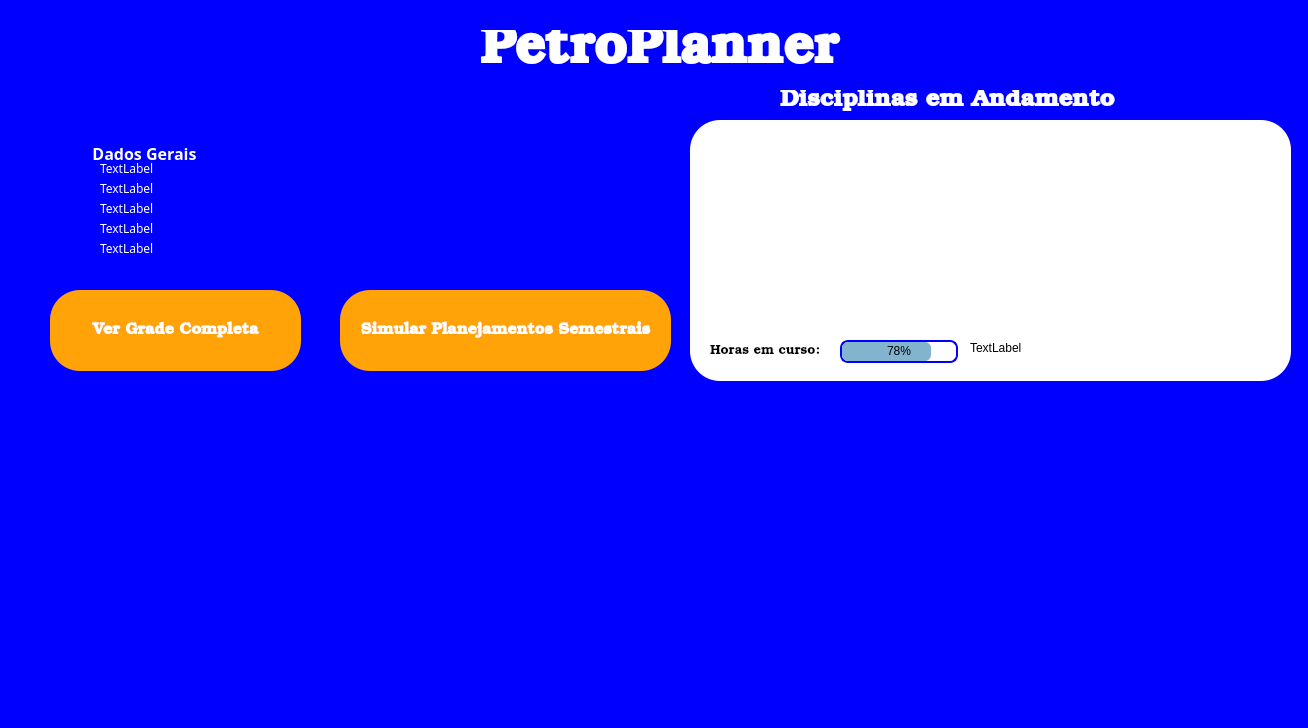
<?xml version="1.0" encoding="UTF-8"?>
<ui version="4.0">
 <class>TelaInicial</class>
 <widget class="QMainWindow" name="TelaInicial">
  <property name="geometry">
   <rect>
    <x>0</x>
    <y>0</y>
    <width>1308</width>
    <height>728</height>
   </rect>
  </property>
  <property name="font">
   <font>
    <family>Arial</family>
    <bold>true</bold>
   </font>
  </property>
  <property name="windowTitle">
   <string>TelaInicial</string>
  </property>
  <property name="autoFillBackground">
   <bool>false</bool>
  </property>
  <property name="styleSheet">
   <string notr="true">background-color: blue;</string>
  </property>
  <widget class="QWidget" name="centralwidget">
   <property name="styleSheet">
    <string notr="true">w</string>
   </property>
   <widget class="QPushButton" name="botaoVerGradeCompleta">
    <property name="geometry">
     <rect>
      <x>50</x>
      <y>290</y>
      <width>251</width>
      <height>81</height>
     </rect>
    </property>
    <property name="font">
     <font>
      <family>Bookman Old Style</family>
      <pointsize>12</pointsize>
      <bold>true</bold>
     </font>
    </property>
    <property name="toolTipDuration">
     <number>-4</number>
    </property>
    <property name="styleSheet">
     <string notr="true">background-color: #ffa308; color: white; border-radius: 30px;</string>
    </property>
    <property name="text">
     <string>Ver Grade Completa</string>
    </property>
   </widget>
   <widget class="QGroupBox" name="groupBoxInfoAluno">
    <property name="geometry">
     <rect>
      <x>90</x>
      <y>140</y>
      <width>541</width>
      <height>141</height>
     </rect>
    </property>
    <property name="font">
     <font>
      <family>Book Antiqua</family>
      <pointsize>12</pointsize>
      <italic>false</italic>
      <bold>true</bold>
     </font>
    </property>
    <property name="layoutDirection">
     <enum>Qt::LayoutDirection::LeftToRight</enum>
    </property>
    <property name="styleSheet">
     <string notr="true">background-color: none; color: white; border: none;</string>
    </property>
    <property name="title">
     <string>Dados Gerais</string>
    </property>
    <widget class="QLabel" name="labelNome">
     <property name="geometry">
      <rect>
       <x>10</x>
       <y>20</y>
       <width>421</width>
       <height>16</height>
      </rect>
     </property>
     <property name="font">
      <font>
       <family>Book Antiqua</family>
       <bold>false</bold>
      </font>
     </property>
     <property name="layoutDirection">
      <enum>Qt::LayoutDirection::LeftToRight</enum>
     </property>
     <property name="styleSheet">
      <string notr="true">color: white</string>
     </property>
     <property name="text">
      <string>TextLabel</string>
     </property>
    </widget>
    <widget class="QLabel" name="labelMatricula">
     <property name="geometry">
      <rect>
       <x>10</x>
       <y>40</y>
       <width>471</width>
       <height>16</height>
      </rect>
     </property>
     <property name="font">
      <font>
       <family>Book Antiqua</family>
       <bold>false</bold>
      </font>
     </property>
     <property name="text">
      <string>TextLabel</string>
     </property>
    </widget>
    <widget class="QLabel" name="labelCurso">
     <property name="geometry">
      <rect>
       <x>10</x>
       <y>60</y>
       <width>471</width>
       <height>16</height>
      </rect>
     </property>
     <property name="font">
      <font>
       <family>Book Antiqua</family>
       <bold>false</bold>
      </font>
     </property>
     <property name="text">
      <string>TextLabel</string>
     </property>
    </widget>
    <widget class="QLabel" name="labelPeriodo">
     <property name="geometry">
      <rect>
       <x>10</x>
       <y>80</y>
       <width>451</width>
       <height>16</height>
      </rect>
     </property>
     <property name="font">
      <font>
       <family>Book Antiqua</family>
       <bold>false</bold>
      </font>
     </property>
     <property name="text">
      <string>TextLabel</string>
     </property>
    </widget>
    <widget class="QLabel" name="labelCRA">
     <property name="geometry">
      <rect>
       <x>10</x>
       <y>100</y>
       <width>571</width>
       <height>16</height>
      </rect>
     </property>
     <property name="font">
      <font>
       <family>Book Antiqua</family>
       <bold>false</bold>
      </font>
     </property>
     <property name="text">
      <string>TextLabel</string>
     </property>
    </widget>
   </widget>
   <widget class="QLabel" name="labelTitulo">
    <property name="geometry">
     <rect>
      <x>480</x>
      <y>30</y>
      <width>421</width>
      <height>41</height>
     </rect>
    </property>
    <property name="font">
     <font>
      <family>Bookman Old Style</family>
      <pointsize>40</pointsize>
      <bold>true</bold>
     </font>
    </property>
    <property name="styleSheet">
     <string notr="true">color:white</string>
    </property>
    <property name="text">
     <string>PetroPlanner</string>
    </property>
   </widget>
   <widget class="QGroupBox" name="groupBoxDiscAnd">
    <property name="geometry">
     <rect>
      <x>690</x>
      <y>120</y>
      <width>601</width>
      <height>261</height>
     </rect>
    </property>
    <property name="font">
     <font>
      <family>Book Antiqua</family>
      <pointsize>12</pointsize>
      <italic>false</italic>
      <bold>true</bold>
     </font>
    </property>
    <property name="layoutDirection">
     <enum>Qt::LayoutDirection::LeftToRight</enum>
    </property>
    <property name="styleSheet">
     <string notr="true">background-color: white; color: black; border: none; border-radius: 30px;</string>
    </property>
    <property name="title">
     <string/>
    </property>
    <widget class="QLabel" name="labelHorasEmCurso">
     <property name="geometry">
      <rect>
       <x>20</x>
       <y>220</y>
       <width>121</width>
       <height>21</height>
      </rect>
     </property>
     <property name="font">
      <font>
       <family>Bookman Old Style</family>
       <pointsize>10</pointsize>
       <bold>false</bold>
      </font>
     </property>
     <property name="styleSheet">
      <string notr="true"/>
     </property>
     <property name="text">
      <string>Horas em curso:</string>
     </property>
    </widget>
    <widget class="QProgressBar" name="progressBarHoras">
     <property name="geometry">
      <rect>
       <x>150</x>
       <y>220</y>
       <width>118</width>
       <height>23</height>
      </rect>
     </property>
     <property name="styleSheet">
      <string notr="true">QProgressBar {    border: 2px solid blue;    border-radius: 8px;  text-align: center;} QProgressBar::chunk {background-color: #82b4cf; border-radius: 6px;}</string>
     </property>
     <property name="minimum">
      <number>6</number>
     </property>
     <property name="value">
      <number>80</number>
     </property>
    </widget>
    <widget class="QLabel" name="labelHorasEmCurso2">
     <property name="geometry">
      <rect>
       <x>280</x>
       <y>220</y>
       <width>181</width>
       <height>16</height>
      </rect>
     </property>
     <property name="text">
      <string>TextLabel</string>
     </property>
    </widget>
    <widget class="QScrollArea" name="scrollAreaDiscAnd">
     <property name="geometry">
      <rect>
       <x>20</x>
       <y>20</y>
       <width>561</width>
       <height>191</height>
      </rect>
     </property>
     <property name="widgetResizable">
      <bool>true</bool>
     </property>
     <widget class="QWidget" name="wi">
      <property name="geometry">
       <rect>
        <x>0</x>
        <y>0</y>
        <width>561</width>
        <height>191</height>
       </rect>
      </property>
     </widget>
    </widget>
   </widget>
   <widget class="QLabel" name="labelDiscAnd">
    <property name="geometry">
     <rect>
      <x>780</x>
      <y>90</y>
      <width>341</width>
      <height>21</height>
     </rect>
    </property>
    <property name="font">
     <font>
      <family>Bookman Old Style</family>
      <pointsize>18</pointsize>
      <bold>true</bold>
     </font>
    </property>
    <property name="styleSheet">
     <string notr="true">color: white</string>
    </property>
    <property name="text">
     <string>Disciplinas em Andamento</string>
    </property>
   </widget>
   <widget class="QPushButton" name="botaoSimulacao">
    <property name="geometry">
     <rect>
      <x>340</x>
      <y>290</y>
      <width>331</width>
      <height>81</height>
     </rect>
    </property>
    <property name="font">
     <font>
      <family>Bookman Old Style</family>
      <pointsize>12</pointsize>
      <bold>true</bold>
     </font>
    </property>
    <property name="toolTipDuration">
     <number>-4</number>
    </property>
    <property name="styleSheet">
     <string notr="true">background-color: #ffa308; color: white; border-radius: 30px;</string>
    </property>
    <property name="text">
     <string>Simular Planejamentos Semestrais</string>
    </property>
   </widget>
  </widget>
  <widget class="QMenuBar" name="menubar">
   <property name="geometry">
    <rect>
     <x>0</x>
     <y>0</y>
     <width>1308</width>
     <height>22</height>
    </rect>
   </property>
  </widget>
  <widget class="QStatusBar" name="statusbar"/>
 </widget>
 <resources/>
 <connections/>
</ui>
